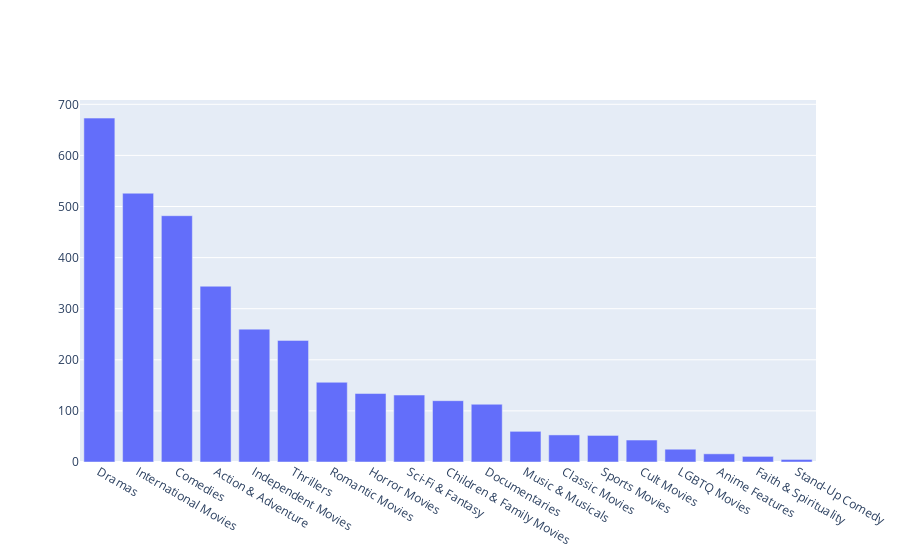

Notebook code cell kept with this figure:
### Markdown cell above
### Top genres
In here, the researchers would like to determine what type of content Netflix releases the most. To do that, a bar graph is used to show the number of movies in a specific genre and the level of differences between genres.

### Code cell
temp_df = res['listed_in'].value_counts().reset_index()


# create trace1
top_genres = go.Bar(
                x = temp_df['index'],
                y = temp_df['listed_in'],)
fig = go.Figure(data = [top_genres])
fig.show()

### Figure 1 — Plotly figure (JSON) as saved in the notebook; plotly's stock layout.template omitted (floating-point values rounded to 4 significant figures)
{"data": [{"type": "bar", "x": ["Dramas", "International Movies", "Comedies", "Action & Adventure", "Independent Movies", "Thrillers", "Romantic Movies", "Horror Movies", "Sci-Fi & Fantasy", "Children & Family Movies", "Documentaries", "Music & Musicals", "Classic Movies", "Sports Movies", "Cult Movies", "LGBTQ Movies", "Anime Features", "Faith & Spirituality", "Stand-Up Comedy"], "y": [673, 526, 482, 344, 260, 238, 156, 134, 131, 120, 113, 60, 53, 52, 43, 25, 16, 11, 5]}], "layout": {}}
